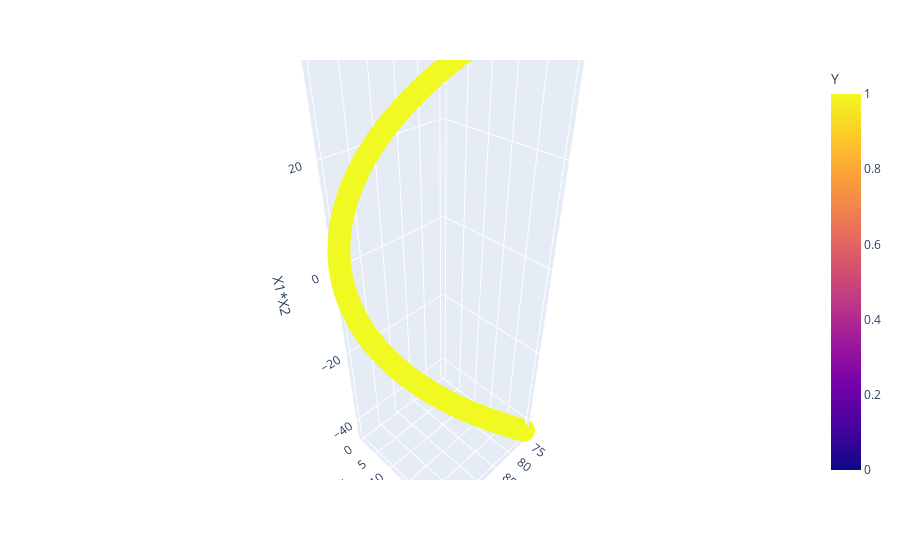

The notebook cell saved with this chart:
### Code cell
import plotly.express as px
fig=px.scatter_3d(df, x='X1_Square', y='X2_Square', z='X1*X2', color='Y')
fig.show()
plt.show()

### Figure 1 — Plotly figure (JSON) as saved in the notebook; plotly's stock layout.template omitted (floating-point values rounded to 4 significant figures; data arrays with more than 128 entries replaced by an {"elided": "..."} marker saying what was removed)
{"data": [{"hovertemplate": "X1_Square=%{x}<br>X2_Square=%{y}<br>X1*X2=%{z}<br>Y=%{marker.color}<extra></extra>", "legendgroup": "", "marker": {"color": {"elided": "400 int values"}, "coloraxis": "coloraxis", "symbol": "circle"}, "mode": "markers", "name": "", "scene": "scene", "showlegend": false, "type": "scatter3d", "x": {"elided": "400 float values"}, "y": {"elided": "400 float values"}, "z": {"elided": "400 float values"}}], "layout": {"coloraxis": {"colorbar": {"title": {"text": "Y"}}, "colorscale": [[0, "#0d0887"], [0.1111, "#46039f"], [0.2222, "#7201a8"], [0.3333, "#9c179e"], [0.4444, "#bd3786"], [0.5556, "#d8576b"], [0.6667, "#ed7953"], [0.7778, "#fb9f3a"], [0.8889, "#fdca26"], [1, "#f0f921"]]}, "legend": {"tracegroupgap": 0}, "margin": {"t": 60}, "scene": {"domain": {"x": [0, 1], "y": [0, 1]}, "xaxis": {"title": {"text": "X1_Square"}}, "yaxis": {"title": {"text": "X2_Square"}}, "zaxis": {"title": {"text": "X1*X2"}}}}}
